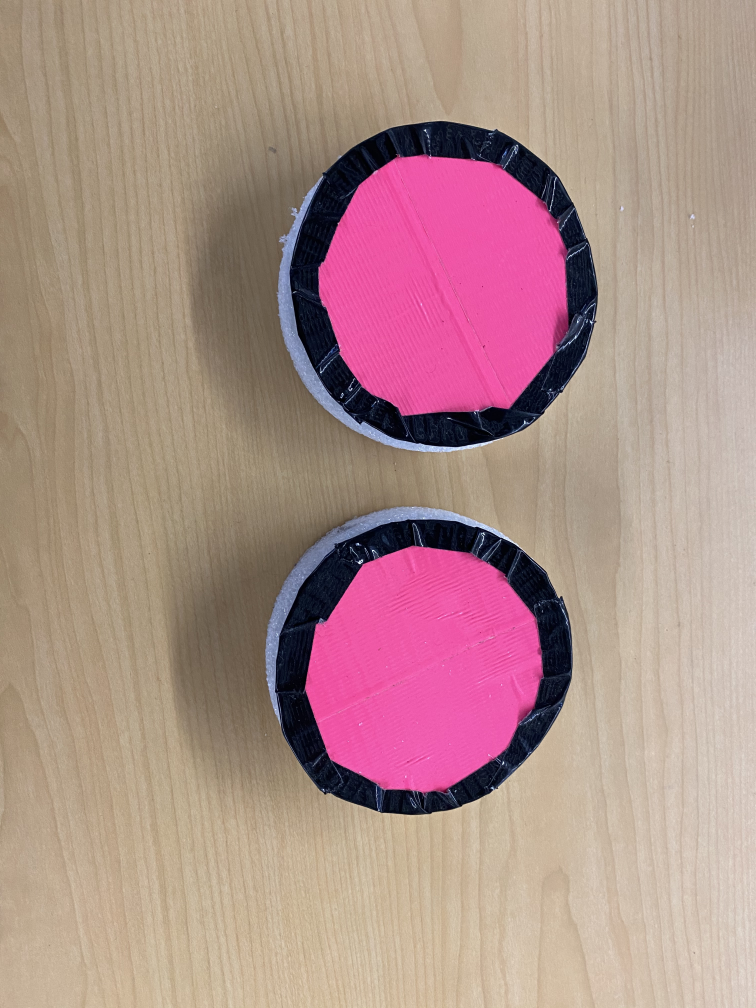
#> input picture first.jpg, 3024 x 4032 px (shown at 1/4 size)
$ python camera.py --image first.jpg --width 1.0   (older library calls are emulated)
#> lines starting #> are read from the running program, lines starting #| are printed output that depends on the picture; after the words box and inside, x2 and y2 are one past the last pixel; in counts of white or black regions, pixels touching at a corner belong together
from scipy.spatial import distance as dist
from imutils import perspective
from imutils import contours
import numpy as np
import argparse
import imutils
import cv2
def midpoint(ptA, ptB):
	return ((ptA[0] + ptB[0]) * 0.5, (ptA[1] + ptB[1]) * 0.5)
# construct the argument parse and parse the arguments
ap = argparse.ArgumentParser()
ap.add_argument("-i", "--image", required=True,
	help="path to the input image")
ap.add_argument("-w", "--width", type=float, required=True,
	help="width of the left-most object in the image (in inches)")
args = vars(ap.parse_args())

img1 = cv2.imread(args["image"])
#> img1 is the input picture: shape (4032, 3024, 3); mean B, G, R 136.8, 141.8, 173.9
image = cv2.resize(img1, (0,0), fx=0.15, fy=0.15)
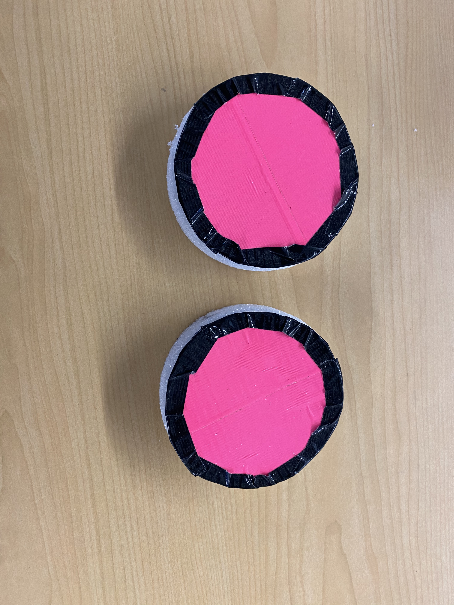
#> image: shape (605, 454, 3); mean B, G, R 136.7, 141.7, 173.8
gray = cv2.cvtColor(image, cv2.COLOR_BGR2GRAY)
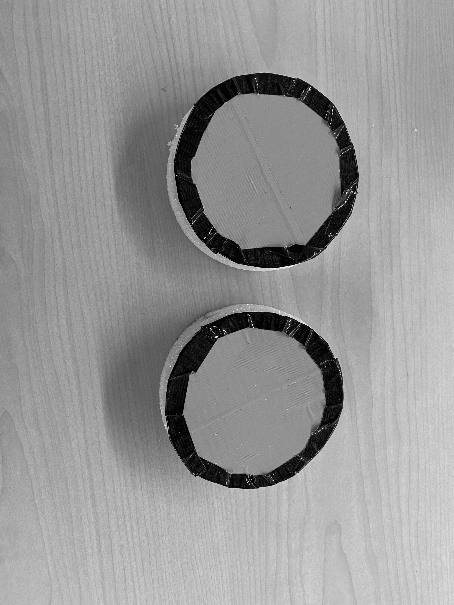
#> gray: shape (605, 454); min 0, max 251, mean 150.8
gray = cv2.GaussianBlur(gray, (7, 7), 0)
# perform edge detection, then perform a dilation + erosion to
# close gaps in between object edges
edged = cv2.Canny(gray, 50, 100)
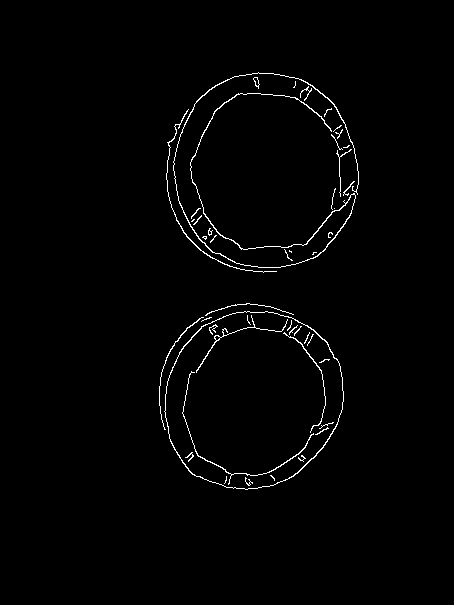
#> edged: shape (605, 454); 1.3% white in thin lines or dots, all inside (x1, y1, x2, y2) = (159, 72, 359, 490)
edged = cv2.dilate(edged, None, iterations=1)
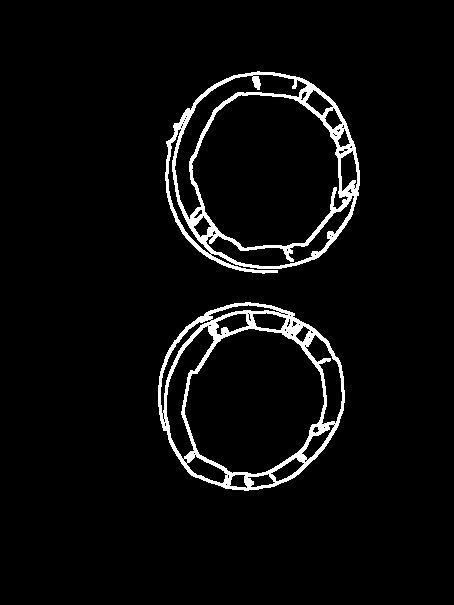
#> edged: shape (605, 454); 4.3% white; 2 white regions, box (x1, y1, x2, y2) and area: (165, 71, 360, 274) 6157, (158, 302, 345, 491) 5725
edged = cv2.erode(edged, None, iterations=1)
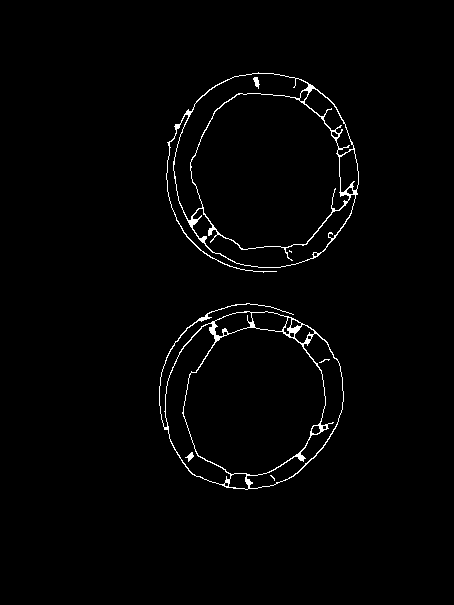
#> edged: shape (605, 454); 1.6% white in thin lines or dots, all inside (x1, y1, x2, y2) = (159, 72, 359, 490)
# find contours in the edge map
cnts = cv2.findContours(edged.copy(), cv2.RETR_EXTERNAL,
	cv2.CHAIN_APPROX_SIMPLE)
#> cnts = 2 contours; box (x1, y1, x2, y2) and area: (166, 72, 359, 273) 28496, (159, 303, 344, 490) 25032
cnts = imutils.grab_contours(cnts)
# sort the contours from left-to-right and initialize the
# 'pixels per metric' calibration variable
(cnts, _) = contours.sort_contours(cnts)
pixelsPerMetric = None

# loop over the contours individually
for c in cnts:
	# if the contour is not sufficiently large, ignore it
    # print (cv2.contourArea(c))
	if cv2.contourArea(c) < 1000:
	   continue


	# compute the rotated bounding box of the contour
	# orig = image.copy()
	box = cv2.minAreaRect(c)
	box = cv2.cv.BoxPoints(box) if imutils.is_cv2() else cv2.boxPoints(box)
	box = np.array(box, dtype="int")
	# order the points in the contour such that they appear
	# in top-left, top-right, bottom-right, and bottom-left
	# order, then draw the outline of the rotated bounding
	# box
	box = perspective.order_points(box)
	cv2.drawContours(image, [box.astype("int")], -1, (0, 255, 0), 2)
	# loop over the original points and draw them
	for (x, y) in box:
		cv2.circle(image, (int(x), int(y)), 5, (0, 0, 255), -1)
#> this loop made 2 passes
#> box on passes 1 to 2: [[191, 279], [365, 337], [306, 514], [133, 455]], [[136, 110], [318, 46], [383, 233], [202, 296]]
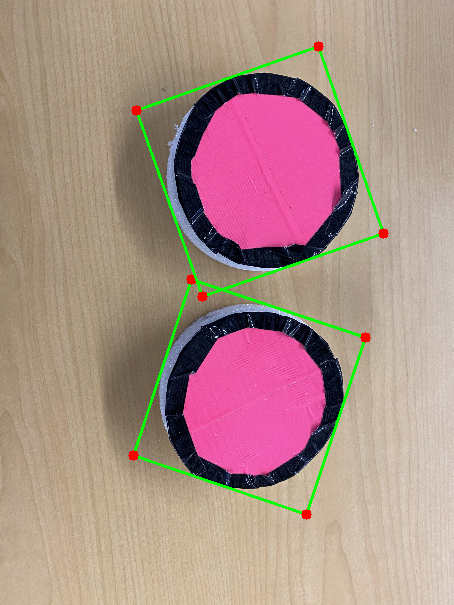
#> image: shape (605, 454, 3); 1.67% of pixels changed, all inside (x1, y1, x2, y2) = (128, 41, 389, 520)

	# # unpack the ordered bounding box, then compute the midpoint
	# # between the top-left and top-right coordinates, followed by
	# # the midpoint between bottom-left and bottom-right coordinates
	# (tl, tr, br, bl) = box
	# (tltrX, tltrY) = midpoint(tl, tr)
	# (blbrX, blbrY) = midpoint(bl, br)
	# # compute the midpoint between the top-left and top-right points,
	# # followed by the midpoint between the top-righ and bottom-right
	# (tlblX, tlblY) = midpoint(tl, bl)
	# (trbrX, trbrY) = midpoint(tr, br)
	# # draw the midpoints on the image
	# cv2.circle(orig, (int(tltrX), int(tltrY)), 5, (255, 0, 0), -1)
	# cv2.circle(orig, (int(blbrX), int(blbrY)), 5, (255, 0, 0), -1)
	# cv2.circle(orig, (int(tlblX), int(tlblY)), 5, (255, 0, 0), -1)
	# cv2.circle(orig, (int(trbrX), int(trbrY)), 5, (255, 0, 0), -1)
	# # draw lines between the midpoints
	# cv2.line(orig, (int(tltrX), int(tltrY)), (int(blbrX), int(blbrY)),
	# 	(255, 0, 255), 2)
	# cv2.line(orig, (int(tlblX), int(tlblY)), (int(trbrX), int(trbrY)),
	# 	(255, 0, 255), 2)

	# compute the Euclidean distance between the midpoints
	# dA = dist.euclidean((tltrX, tltrY), (blbrX, blbrY))
	# dB = dist.euclidean((tlblX, tlblY), (trbrX, trbrY))
	# # if the pixels per metric has not been initialized, then
	# # compute it as the ratio of pixels to supplied metric
	# # (in this case, inches)
	# if pixelsPerMetric is None:
	# 	pixelsPerMetric = dB / args["width"]

	# compute the size of the object
	# dimA = dA / pixelsPerMetric
	# dimB = dB / pixelsPerMetric
	# draw the object sizes on the image
	# cv2.putText(orig, "{:.1f}in".format(dimA),
	# 	(int(tltrX - 15), int(tltrY - 10)), cv2.FONT_HERSHEY_SIMPLEX,
	# 	0.65, (255, 255, 255), 2)
	# cv2.putText(orig, "{:.1f}in".format(dimB),
	# 	(int(trbrX + 10), int(trbrY)), cv2.FONT_HERSHEY_SIMPLEX,
	# 	0.65, (255, 255, 255), 2)
	# show the output image

#print cnts

# Iterate thorugh contours and filter for ROI
# image_number = 0
# for c in cnts:
#     # print ("HERE")
#     temp = []
#     x,y,w,h = cv2.boundingRect(c)
#     area = cv2.contourArea(c)
#    # print (area)
#     if ( area > 1000 ) :
#         s = str(y) + ', ' + str(x)
#         temp.append(s)
#         s = str(y) + ', ' + str(x+w)
#         temp.append(s)
#         s = str(y+h) + ', ' + str(x)
#         temp.append(s)
#         s = str(y+h) + ', ' + str(x+w)
#         temp.append(s)
#         output.addObstacles(temp)
#         cv2.rectangle(img, (x, y), (x + w, y + h), (195,181,48), 2)
#         ROI = original[y:y+h, x:x+w]
#         # cv2.imwrite("ROI_{}.png".format(image_number), ROI)
#         #print ("here:" + str(ROI))
#         image_number += 1
cv2.imshow("Image", image)


cv2.waitKey(0)
